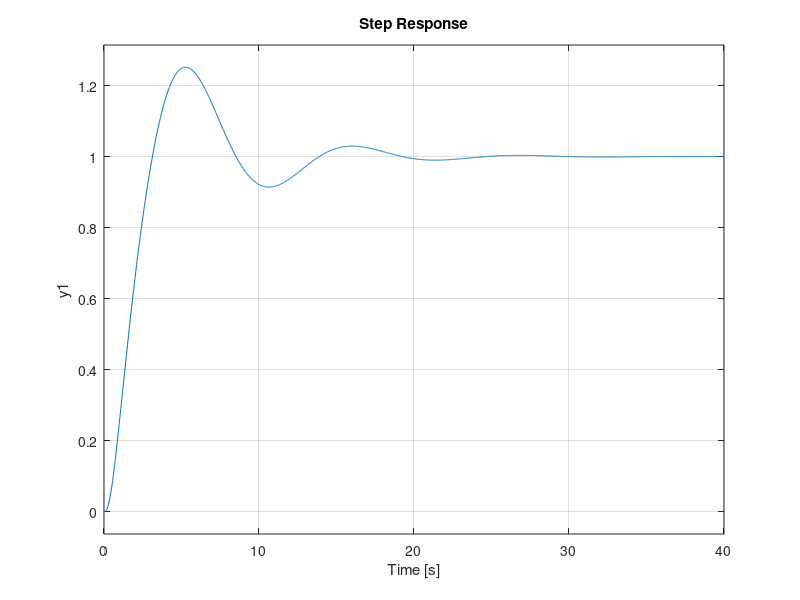
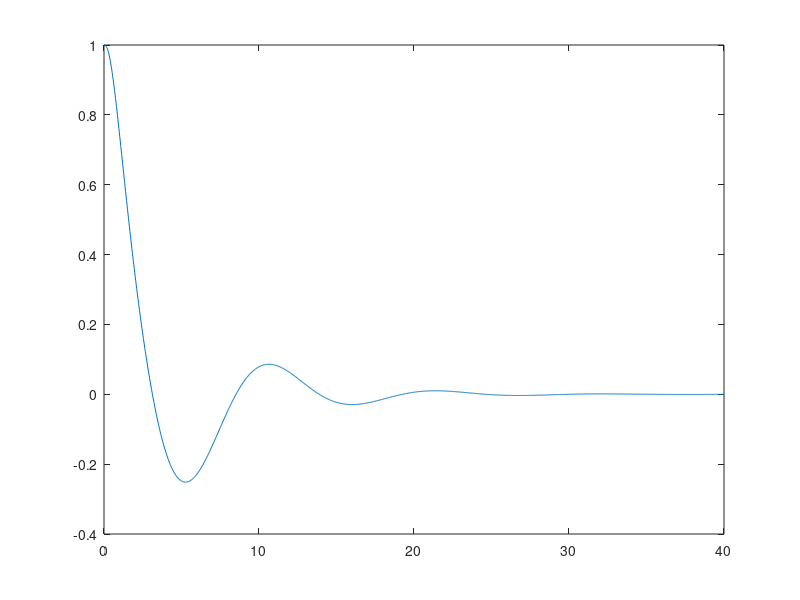

These figures' MATLAB source, in order:
s=tf('s'); 
G=tf(1,[1,3,3,1]);
 Kp=1; Ti=1;
Td=1; Gc=Kp*(1+1/Ti/s+Td*s); step(feedback(G*Gc,1)), hold on
for N=[100,1000,10000,1:10]
Gc=Kp*(1+1/Ti/s+Td*s/(1+Td*s/N)); G_c=feedback(G*Gc,1); step(G_c)
end
figure; [y,t]=step(G_c); err=1-y; plot(t,err) 